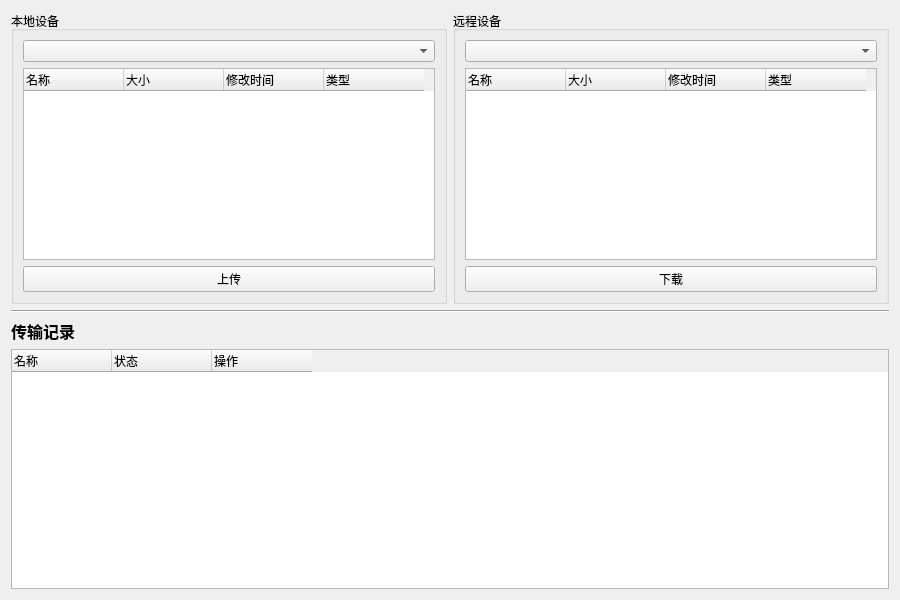
<?xml version="1.0" encoding="UTF-8"?>
<ui version="4.0">
 <class>FileTransferWindow</class>
 <widget class="QWidget" name="FileTransferWindow">
  <property name="geometry">
   <rect>
    <x>0</x>
    <y>0</y>
    <width>900</width>
    <height>600</height>
   </rect>
  </property>
  <property name="windowTitle">
   <string>文件传输工具</string>
  </property>
  <layout class="QVBoxLayout" name="verticalLayout">
   <item>
    <layout class="QHBoxLayout" name="horizontalLayout">
     <item>
      <widget class="QGroupBox" name="localGroupBox">
       <property name="styleSheet">
        <string notr="true"/>
       </property>
       <property name="title">
        <string>本地设备</string>
       </property>
       <layout class="QVBoxLayout" name="verticalLayout_2">
        <item>
         <widget class="QComboBox" name="localPathCombo"/>
        </item>
        <item>
         <widget class="QTableWidget" name="localTable">
          <property name="showGrid">
           <bool>false</bool>
          </property>
          <property name="columnCount">
           <number>4</number>
          </property>
          <attribute name="horizontalHeaderVisible">
           <bool>true</bool>
          </attribute>
          <attribute name="horizontalHeaderCascadingSectionResizes">
           <bool>true</bool>
          </attribute>
          <attribute name="horizontalHeaderMinimumSectionSize">
           <number>30</number>
          </attribute>
          <attribute name="horizontalHeaderDefaultSectionSize">
           <number>100</number>
          </attribute>
          <attribute name="horizontalHeaderShowSortIndicator" stdset="0">
           <bool>false</bool>
          </attribute>
          <attribute name="verticalHeaderCascadingSectionResizes">
           <bool>true</bool>
          </attribute>
          <attribute name="verticalHeaderMinimumSectionSize">
           <number>30</number>
          </attribute>
          <attribute name="verticalHeaderDefaultSectionSize">
           <number>30</number>
          </attribute>
          <column>
           <property name="text">
            <string>名称</string>
           </property>
           <property name="textAlignment">
            <set>AlignLeading|AlignVCenter</set>
           </property>
          </column>
          <column>
           <property name="text">
            <string>大小</string>
           </property>
           <property name="textAlignment">
            <set>AlignLeading|AlignVCenter</set>
           </property>
          </column>
          <column>
           <property name="text">
            <string>修改时间</string>
           </property>
           <property name="textAlignment">
            <set>AlignLeading|AlignVCenter</set>
           </property>
          </column>
          <column>
           <property name="text">
            <string>类型</string>
           </property>
           <property name="textAlignment">
            <set>AlignLeading|AlignVCenter</set>
           </property>
          </column>
         </widget>
        </item>
        <item>
         <widget class="QPushButton" name="uploadButton">
          <property name="text">
           <string>上传</string>
          </property>
         </widget>
        </item>
       </layout>
      </widget>
     </item>
     <item>
      <widget class="QGroupBox" name="remoteGroupBox">
       <property name="title">
        <string>远程设备</string>
       </property>
       <layout class="QVBoxLayout" name="verticalLayout_3">
        <item>
         <widget class="QComboBox" name="remotePathCombo"/>
        </item>
        <item>
         <widget class="QTableWidget" name="remoteTable">
          <property name="showGrid">
           <bool>false</bool>
          </property>
          <property name="columnCount">
           <number>4</number>
          </property>
          <column>
           <property name="text">
            <string>名称</string>
           </property>
           <property name="textAlignment">
            <set>AlignLeading|AlignVCenter</set>
           </property>
          </column>
          <column>
           <property name="text">
            <string>大小</string>
           </property>
           <property name="textAlignment">
            <set>AlignLeading|AlignVCenter</set>
           </property>
          </column>
          <column>
           <property name="text">
            <string>修改时间</string>
           </property>
           <property name="textAlignment">
            <set>AlignLeading|AlignVCenter</set>
           </property>
          </column>
          <column>
           <property name="text">
            <string>类型</string>
           </property>
           <property name="textAlignment">
            <set>AlignLeading|AlignVCenter</set>
           </property>
          </column>
         </widget>
        </item>
        <item>
         <widget class="QPushButton" name="downloadButton">
          <property name="text">
           <string>下载</string>
          </property>
         </widget>
        </item>
       </layout>
      </widget>
     </item>
    </layout>
   </item>
   <item>
    <widget class="QFrame" name="line">
     <property name="frameShape">
      <enum>QFrame::HLine</enum>
     </property>
     <property name="frameShadow">
      <enum>QFrame::Sunken</enum>
     </property>
    </widget>
   </item>
   <item>
    <widget class="QLabel" name="transferLogLabel">
     <property name="styleSheet">
      <string notr="true">font-weight: bold; font-size: 12pt;</string>
     </property>
     <property name="text">
      <string>传输记录</string>
     </property>
    </widget>
   </item>
   <item>
    <widget class="QTableWidget" name="transferLogTable">
     <property name="showGrid">
      <bool>false</bool>
     </property>
     <property name="columnCount">
      <number>3</number>
     </property>
     <column>
      <property name="text">
       <string>名称</string>
      </property>
      <property name="textAlignment">
       <set>AlignLeading|AlignVCenter</set>
      </property>
     </column>
     <column>
      <property name="text">
       <string>状态</string>
      </property>
      <property name="textAlignment">
       <set>AlignLeading|AlignVCenter</set>
      </property>
     </column>
     <column>
      <property name="text">
       <string>操作</string>
      </property>
      <property name="textAlignment">
       <set>AlignLeading|AlignVCenter</set>
      </property>
     </column>
    </widget>
   </item>
   <item>
    <layout class="QHBoxLayout" name="horizontalLayout_2"/>
   </item>
  </layout>
 </widget>
 <resources/>
 <connections/>
</ui>
